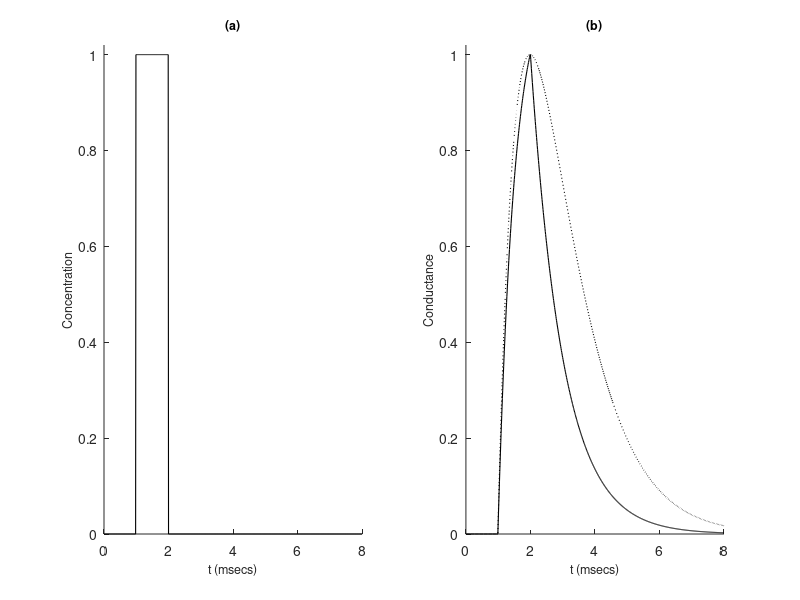

MATLAB code for this plot:
% basickg.m
% Principles of Computational Modelling in Neuroscience
% Sterratt, Graham, Gillies, Willshaw
% Cambridge University Press, June 2011
% Fig. 7.4: Basic 2-state kinetic conductance waveforms
% B. Graham, Computing Science & Maths, University of Stirling
% Contact: b.graham@cs.stir.ac.uk
% Last update: 1-7-2011

tmax=8;
dt=0.01;
t=0:dt:tmax;
tau=1;
tau2=3;
Tdur=1;
Tamp=1;
Ton=1;
alpha=1;
beta=1;
To=1/(alpha*Tamp+beta);
Tinf=alpha*Tamp/(alpha*Tamp+beta);

% 2-state kinetic scheme
Tr=zeros(size(t));
Tr(round(Ton/dt):round((Ton+Tdur)/dt))=1;
trise=t(round(Ton/dt):round((Ton+Tdur)/dt))-(Ton-dt);
tfall=t(round((Ton+Tdur)/dt)+1:length(t))-(Ton+Tdur);
gk=zeros(size(t));
gk(round(Ton/dt):round((Ton+Tdur)/dt))=Tinf.*(1-exp(-trise/To));
gp=gk(round((Ton+Tdur)/dt));
gk(round((Ton+Tdur)/dt)+1:length(t))=gp.*exp(-beta*tfall);
gk=gk./max(gk);

% Alpha function
twave=t(round(Ton/dt):length(t))-(Ton-dt);
gal=zeros(size(t));
galp=tau/exp(1);
gal(round(Ton/dt):length(t))=twave.*exp(-twave/tau)/galp;

tsize=9;
lsize=9;
nsize=9;

subplot(1,2,1);
plot(t,Tr,'k-');
title('(a)','FontSize',tsize,'FontName','Helvetica');
xlabel('t (msecs)','FontSize',lsize,'FontName','Helvetica');
ylabel('Concentration','FontSize',lsize,'FontName','Helvetica');
axis([0 tmax 0 1.02]);
set(gca,'Box','off');

subplot(1,2,2);
plot(t,gk,'k-');
hold on;
plot(t,gal,'k:');
title('(b)','FontSize',tsize,'FontName','Helvetica');
xlabel('t (msecs)','FontSize',lsize,'FontName','Helvetica');
ylabel('Conductance','FontSize',lsize,'FontName','Helvetica');
axis([0 tmax 0 1.02]);
set(gca,'Box','off');

set(findobj('Type','line'),'LineWidth',0.8);
set(findobj('Type','text'),'FontSize',nsize,'FontName','Helvetica');


